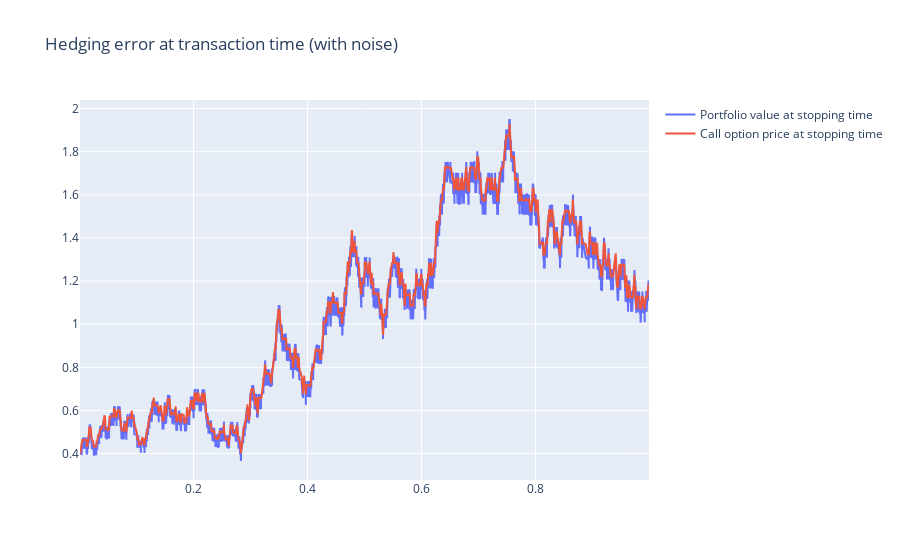

Source (notebook cell):
### Code cell
import plotly.graph_objects as go
# plotly fancy code
# calculate the hedging error
print(f"End of day hedging error: {call_option_price_2[-1]-portfolio_value_2[-1]}")

# create a plotly graph
fig = go.Figure()

# add traces
fig.add_trace(go.Scatter(x=t[tau], y=portfolio_value_2, mode='lines', name='Portfolio value at stopping time'))
fig.add_trace(go.Scatter(x=t[tau], y=call_option_price_2, mode='lines', name='Call option price at stopping time'))

# set the title
fig.update_layout(title='Hedging error at transaction time (with noise)')

# show the plot
fig.show()

### Figure 1 — Plotly figure (JSON) as saved in the notebook; plotly's stock layout.template omitted (floating-point values rounded to 4 significant figures; data arrays with more than 128 entries replaced by an {"elided": "..."} marker saying what was removed)
{"data": [{"mode": "lines", "name": "Portfolio value at stopping time", "type": "scatter", "x": {"elided": "2800 float values"}, "y": {"elided": "2800 float values"}}, {"mode": "lines", "name": "Call option price at stopping time", "type": "scatter", "x": {"elided": "2800 float values"}, "y": {"elided": "2800 float values"}}], "layout": {"title": {"text": "Hedging error at transaction time (with noise)"}}}
